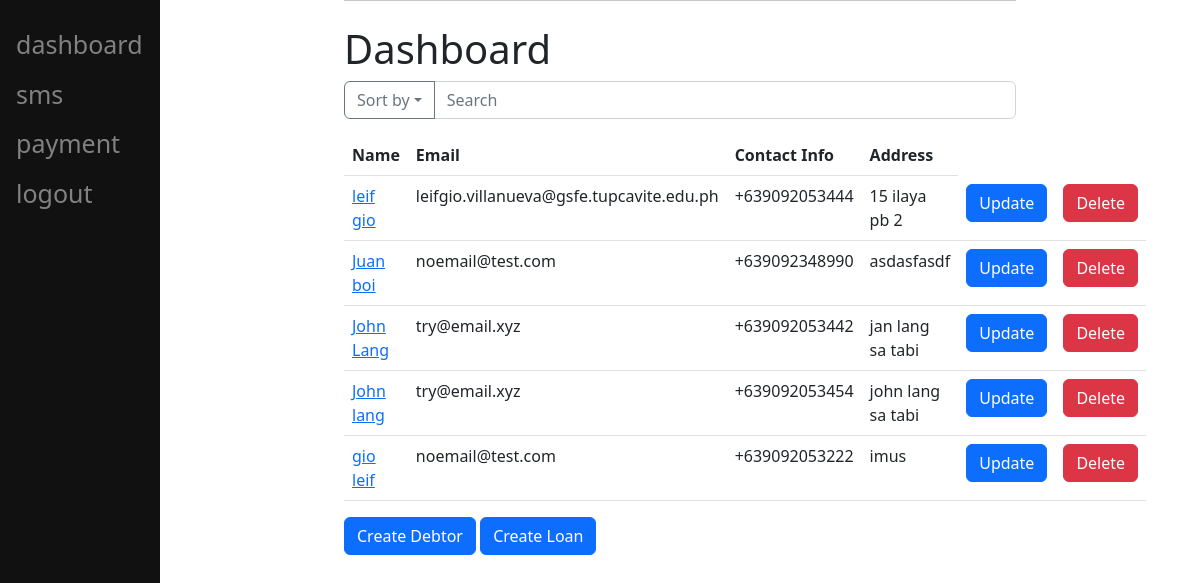
Before: / (signed in) with the older database file.
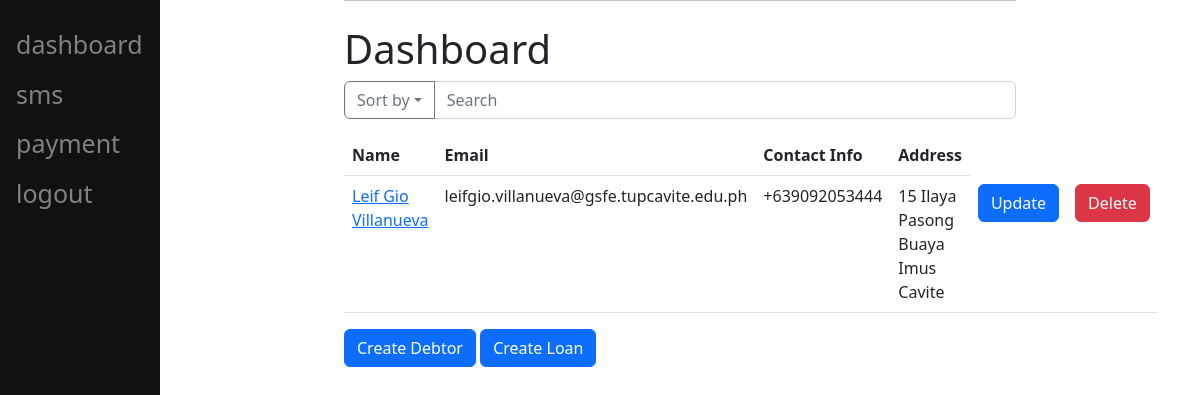
After: the same page with the newer database file.
### bank/models.py (models this page shows, shortened)
class Debtor(models.Model):
    first_name = models.CharField(max_length=30)
    last_name = models.CharField(max_length=30)
    email = models.EmailField(max_length=120)
    contact = PhoneNumberField(null=False,blank=False,unique=True)
    address = models.CharField(max_length=120)

### bank/views.py (the view)
# urls.py: path('', views.dashboard, name='dashboard'),
@login_required(login_url='bank:login')
def dashboard(request):
    debtor = Debtor.objects.all()
    queries = {'debtor': debtor}
    return render(request, "dashboard.html", queries)

### bank/templates/dashboard.html (shortened to what this page needs)
{% extends 'base.html' %}
{% load static %}
{% block content %}
<h1>Dashboard</h1>
<div class="input-group mb-3">
  <button class="btn btn-outline-secondary dropdown-toggle" type="button" data-bs-toggle="dropdown" aria-expanded="false">Sort by</button>
 <input type="text" class="form-control" placeholder="Search" aria-label="Search" aria-describedby="basic-addon1">
</div>
 <table class="table">
  <thead>
    <tr>
      <th scope="col">Name</th>
      <th scope="col">Email</th>
      <th scope="col">Contact Info</th>
      <th scope="col">Address</th>
    </tr>
  </thead>
  <tbody>
    {% for x in debtor %}
    <tr>
      <td><a href="{{x.id}}">{{ x.first_name }} {{x.last_name}}</a></td>
      <td>{{x.email }}</td>
      <td>{{x.contact }}</td>
      <td>{{x.address }}</td>
      <td>
        <a href="{% url 'bank:update-debtor' x.id %}" class="btn btn-primary">Update</a>
      </td>
      <td>
        <a href="{% url 'bank:delete-debtor' x.id %}" class="btn btn-danger">Delete</a>
      </td>
    </tr>
    {% endfor %}
  </tbody>
</table>
<a href="{% url 'bank:create-debtor' %}" class="btn btn-primary">Create Debtor</a>
<a href="{% url 'bank:create-loan' %}" class="btn btn-primary">Create Loan</a>
{% endblock %}

### bank/templates/base.html (shortened to what this page needs)
<!doctype html>
{% load static %}
<html>
<head>
<link href="https://cdn.jsdelivr.net/npm/bootstrap@5.2.0-beta1/dist/css/bootstrap.min.css" rel="stylesheet">
</head>
<body>
	<div class="sidenav">
    <a href="{% url 'bank:dashboard' %}">dashboard</a>
    <a href="{% url 'bank:sms' %}">sms</a>
    <a href="{% url 'bank:payment' %}">payment</a>
    <a href="{% url 'bank:logout' %}">logout</a>
	</div>
	<div id="content" name="content" class="main">
		<div class="row justify-content-center">
			<div class="col-8">
				{% block content %}
				{% endblock %}
			</div>
		</div>
	</div>
</body>
</html>

### bank/templates/base.html (style rules this page uses)
.sidenav { height:100%; width:160px; position: fixed; z-index:1; top:0; left:0; background-color:#111; overflow-x: :hidden; padding-top:20px; }
.sidenav a { padding:6px 8px 6px 16px; text-decoration: none; font-size:25px; color: #818181; display:block; }
.main { margin-left:160px; padding: 0px 10px; }
body { background-color:#03a9f4; }

Changed rows visible on the page:
removed Debtor: first_name "leif", last_name "gio", email "leifgio.villanueva@gsfe.tupcavite.edu.ph", contact "+639092053444", address "15 ilaya pb 2"
removed Debtor: first_name "Juan", last_name "boi", email "noemail@test.com", contact "+639092348990", address "asdasfasdf"
removed Debtor: first_name "John", last_name "lang", email "try@email.xyz", contact "+639092053454", address "john lang sa tabi"
removed Debtor: first_name "gio", last_name "leif", email "noemail@test.com", contact "+639092053222", address "imus"
changed Debtor: first_name "John" → "Leif Gio"; last_name "Lang" → "Villanueva"; email "try@email.xyz" → "leifgio.villanueva@gsfe.tupcavite.edu.ph"; contact "+639092053442" → "+639092053444"; address "jan lang sa tabi" → "15 Ilaya Pasong Buaya Imus Cavite"
